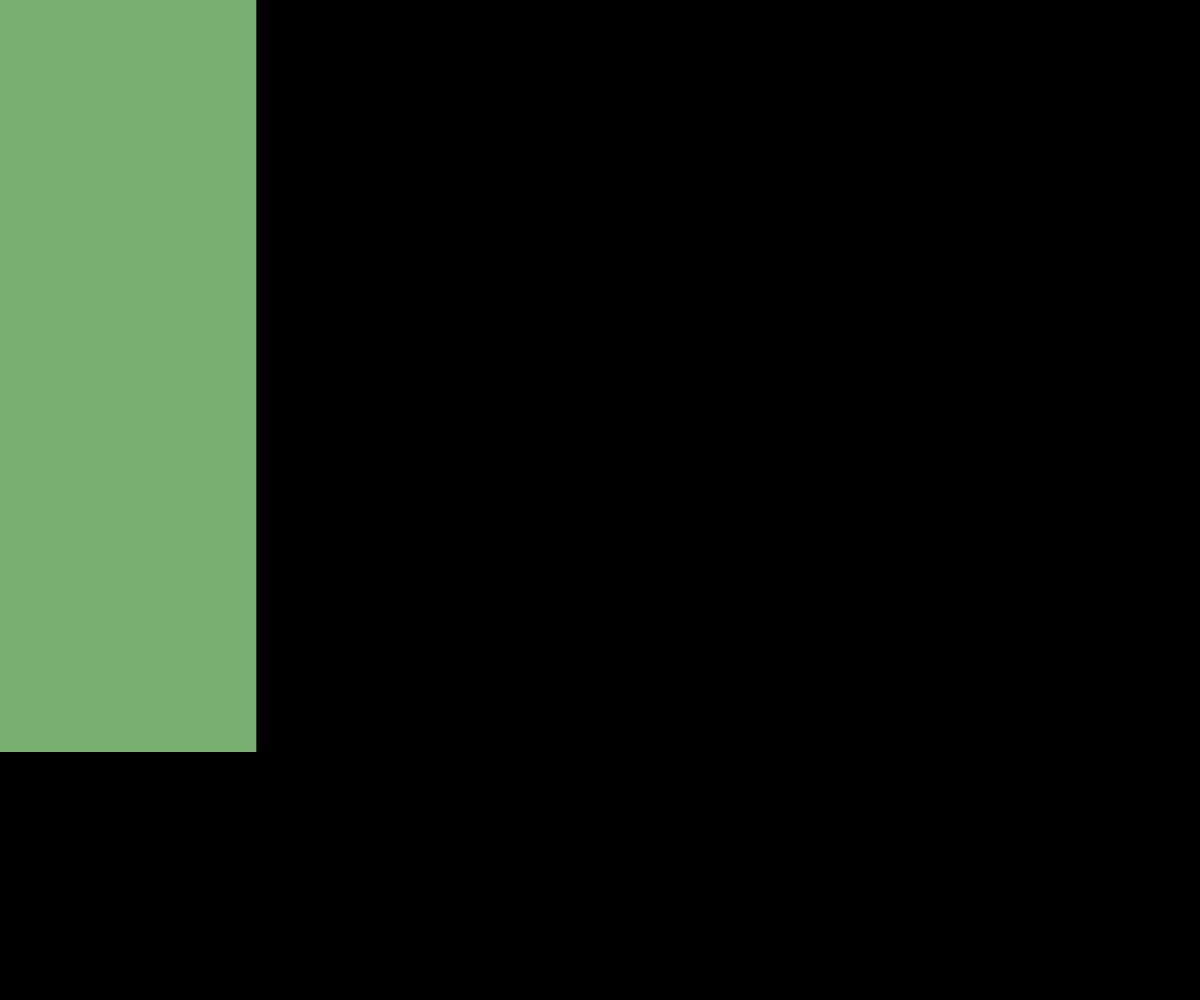
Frame 1 (no input)
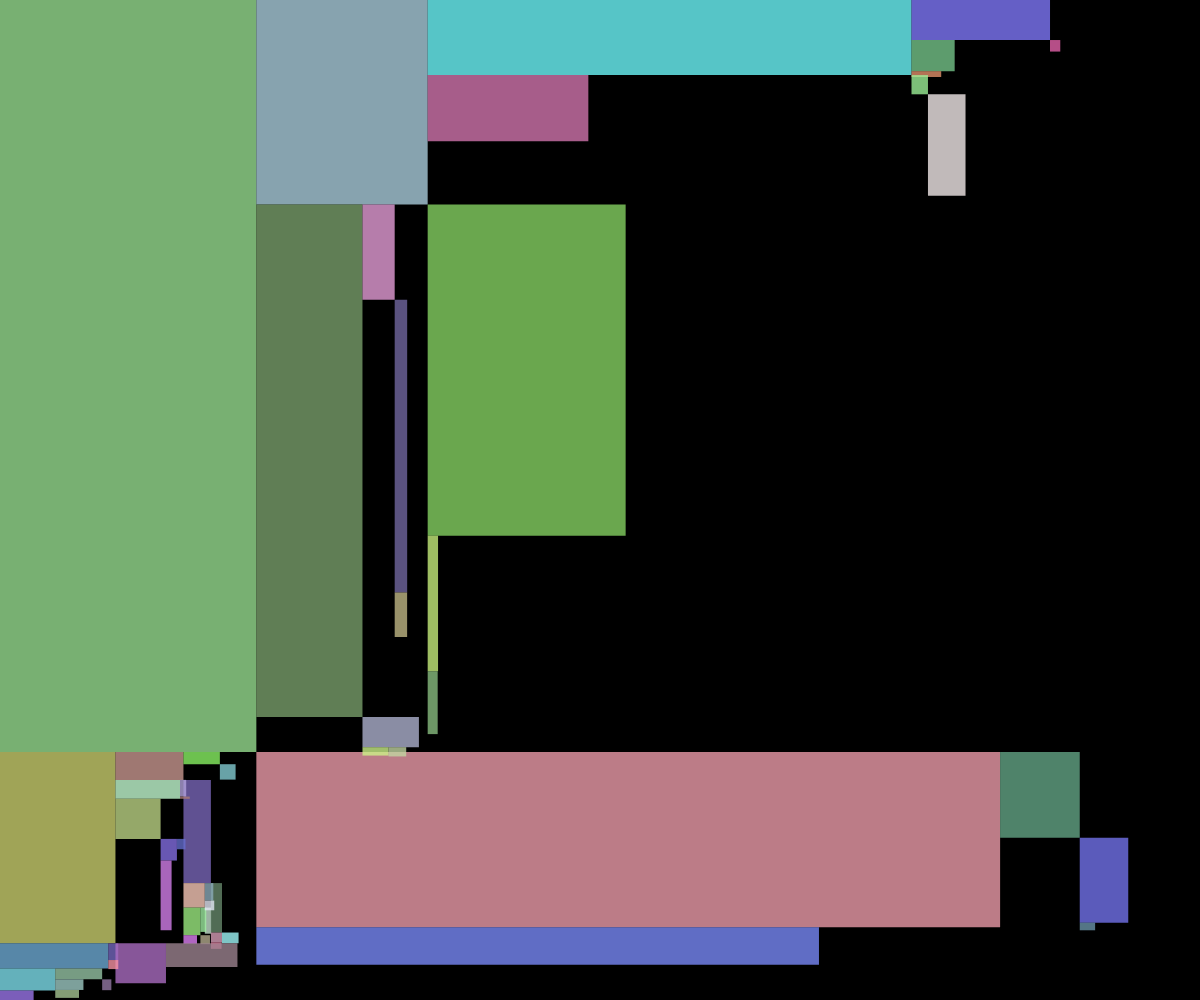
Frame 60 (no input)
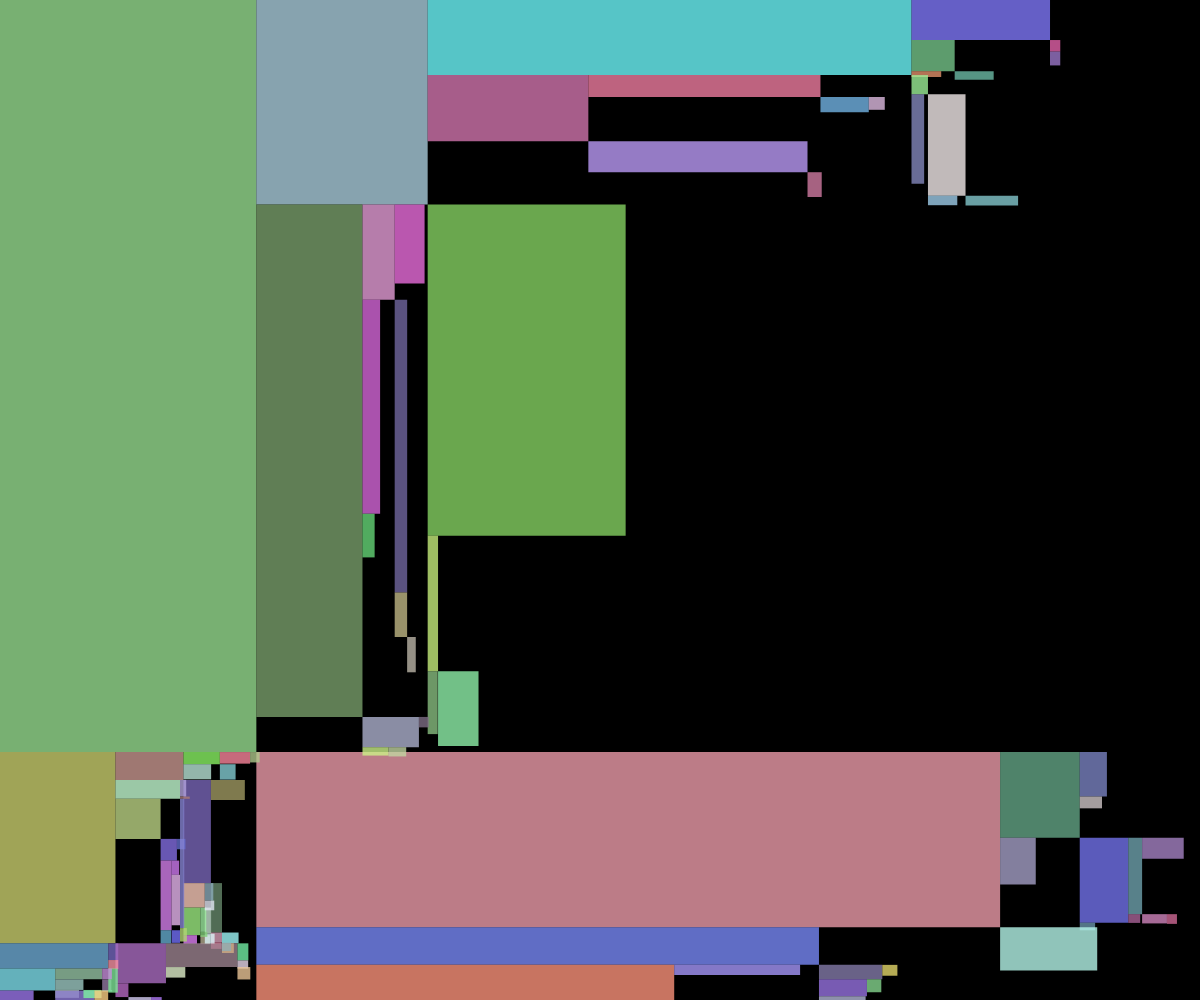
Frame 120 (the mouse pressed at the canvas centre since frame 60)

The p5.js sketch that drew these frames (run headless with seeded random() and noise() and a simulated clock; from frame 60 on, the mouse is pressed at the canvas centre):

// p5.js sketch
// ── sketch.js
let spaces = []; // List of available spaces to fill
let currentSpace; // Current space being processed

function setup() {
  createCanvas(windowWidth, windowHeight);
  pixelDensity(1);
  background(0);
  noStroke();
  spaces.push({ x: 0, y: 0, w: width, h: height }); // Start with the entire canvas
  frameRate(30); // Control the speed of the animation
}

function draw() {
  //background(20, 20, 20, 20); // Slight background to smooth redraws
  print(spaces.length);
  // If there are no spaces left, stop the animation
  if (spaces.length === 0) {
    noLoop();
    return;
  }

  // Select a random space and remove it from the list
  let spaceIndex = floor(random(spaces.length));
  currentSpace = spaces.splice(spaceIndex, 1)[0];

  // Random size for the rectangle, constrained to the available space
  // if the random(A,B)  if the A is 1 it will not overlap but will take a long tim to fill
  // if large will have overlaps
  let rw = random(10, currentSpace.w);
  let rh = random(10, currentSpace.h);

  // Draw the rectangle
  fill(random(100, 255), random(100, 255), random(100, 255), 200);
  rect(currentSpace.x, currentSpace.y, rw, rh);

  // Subdivide the remaining space and add the pieces back to the list
  if (currentSpace.w - rw > 0) {
    spaces.push({
      x: currentSpace.x + rw,
      y: currentSpace.y,
      w: currentSpace.w - rw,
      h: rh,
    });
  }
  if (currentSpace.h - rh > 0) {
    spaces.push({
      x: currentSpace.x,
      y: currentSpace.y + rh,
      w: rw,
      h: currentSpace.h - rh,
    });
  }
  if (currentSpace.w - rw > 0 && currentSpace.h - rh > 0) {
    spaces.push({
      x: currentSpace.x + rw,
      y: currentSpace.y + rh,
      w: currentSpace.w - rw,
      h: currentSpace.h - rh,
    });
  }
}
